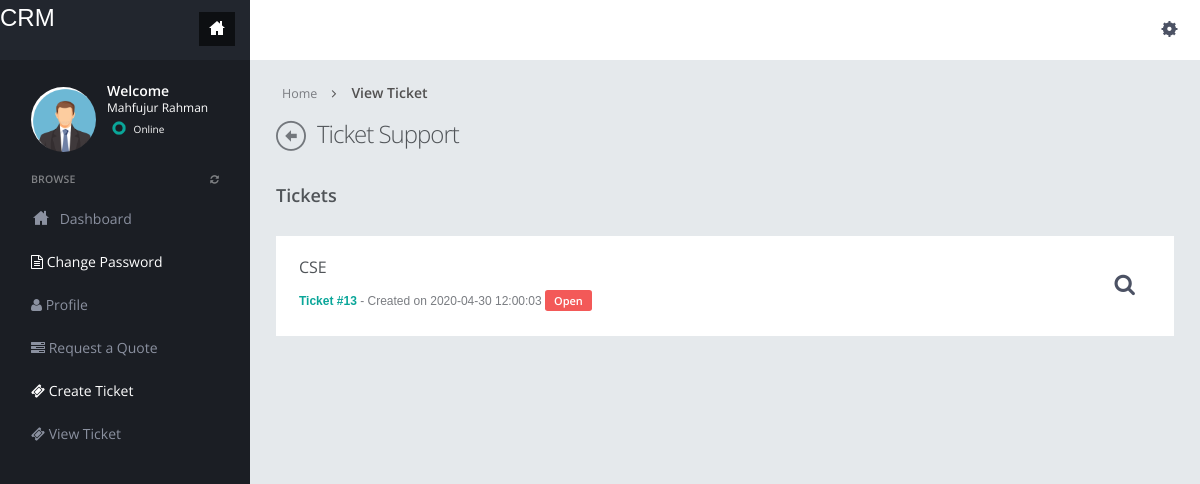
Page /view-tickets.php (signed in) on the committed database.
### tables this page shows
CREATE TABLE `tbl_ticket` (
  `id` int(11) NOT NULL,
  `ticket_id` varchar(255) NOT NULL,
  `email` varchar(255) NOT NULL,
  `subject` varchar(255) NOT NULL,
  `task_type` varchar(255) NOT NULL,
  `priority` varchar(255) NOT NULL,
  `ticket` varchar(255) NOT NULL,
  `attachment` varchar(255) NOT NULL,
  `status` varchar(255) NOT NULL,
  `admin_remark` varchar(150) NOT NULL,
  `postig_date` timestamp NOT NULL DEFAULT CURRENT_TIMESTAMP ON UPDATE CURRENT_TIMESTAMP,
  `admin_remake_date` timestamp NOT NULL DEFAULT '0000-00-00 00:00:00' ON UPDATE CURRENT_TIMESTAMP
);

### view-tickets.php (the view, shortened to what this page needs)
<?php
include("dbconnection.php");
?>
<!DOCTYPE html>
<html>
<head>
<link href="admin/assets/plugins/pace/pace-theme-flash.css" rel="stylesheet" type="text/css" media="screen"/>
<link href="admin/assets/plugins/bootstrap-wysihtml5/bootstrap-wysihtml5.css" rel="stylesheet" type="text/css"/>
<link href="admin/assets/plugins/boostrapv3/css/bootstrap.min.css" rel="stylesheet" type="text/css"/>
<link href="admin/assets/plugins/boostrapv3/css/bootstrap-theme.min.css" rel="stylesheet" type="text/css"/>
<link href="admin/assets/plugins/font-awesome/css/font-awesome.css" rel="stylesheet" type="text/css"/>
<link href="admin/assets/css/animate.min.css" rel="stylesheet" type="text/css"/>
<link href="admin/assets/plugins/jquery-scrollbar/jquery.scrollbar.css" rel="stylesheet" type="text/css"/>
<link href="admin/assets/css/style.css" rel="stylesheet" type="text/css"/>
<link href="admin/assets/css/responsive.css" rel="stylesheet" type="text/css"/>
<link href="admin/assets/css/custom-icon-set.css" rel="stylesheet" type="text/css"/>
</head>
<body class="">
<?php include("header.php");?>
<div class="page-container row">
  <?php include("leftbar.php");?>
    </div>
  </div>
  <div class="page-content">
    <div class="content">
      <ul class="breadcrumb">
        <li>
          <p>Home</p>
        </li>
        <li><a href="#" class="active">View Ticket</a></li>
      </ul>
      <div class="page-title"> <i class="icon-custom-left"></i>
        <h3>Ticket Support</h3>
      </div>
      <h4> <span class="semi-bold">Tickets</span></h4>
      <br>
     <?php
        $email=$_SESSION['login'];
        $sql="SELECT * FROM  tbl_ticket  WHERE email='$email'";
        $query=mysqli_query($con,$sql);
        $num=mysqli_num_rows($query);
         if ($num>0) {
          while ($result=mysqli_fetch_array($query)) {
													?>
      <div class="row">
        <div class="col-md-12">
          <div class="grid simple no-border">
            <div class="grid-title no-border descriptive clickable">
              <h4 class="semi-bold"><?php echo $result['subject'];?></h4>
              <p ><span class="text-success bold">Ticket #<?php echo $result['ticket_id'];?></span> - Created on <?php echo $result['postig_date'];?>
             <span class="label label-important"><?php echo $result['status'];?></span></p>
              <div class="actions"> <a class="view" href="javascript:;"><i class="fa fa-search"></i></a>  </div>
            </div>
            </div>
               <?php } } else {?>
<h3 align="center" style="color:red;">No Record found</h3>
<?php } ?>
          </div>
        </div>
          </div>
        </div>
      </div>
</body>
</html>

### admin/assets/css/responsive.css (style rules this page uses)
@media (min-width: 980px) { .page-content { margin-left: 250px; min-height: 100%; } }

### rows in the picture
tbl_ticket: subject "CSE", ticket "13", postig_date "2020-04-30 12:00:03", status "Open"

### other values in the picture
$_SESSION['name'] "Mahfujur Rahman"
